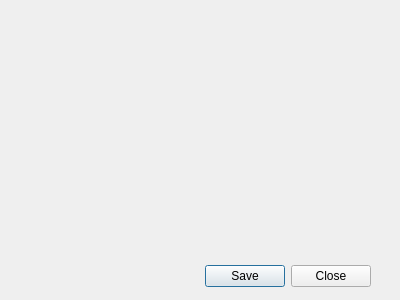
<?xml version="1.0" encoding="UTF-8"?>
<ui version="4.0">
 <class>DocumentPreview</class>
 <widget class="QDialog" name="DocumentPreview">
  <property name="geometry">
   <rect>
    <x>0</x>
    <y>0</y>
    <width>400</width>
    <height>300</height>
   </rect>
  </property>
  <property name="windowTitle">
   <string>Dialog</string>
  </property>
  <widget class="QDialogButtonBox" name="buttonBox">
   <property name="geometry">
    <rect>
     <x>30</x>
     <y>260</y>
     <width>341</width>
     <height>32</height>
    </rect>
   </property>
   <property name="orientation">
    <enum>Qt::Horizontal</enum>
   </property>
   <property name="standardButtons">
    <set>QDialogButtonBox::Close|QDialogButtonBox::Save</set>
   </property>
  </widget>
  <widget class="RenderingView" name="renderingView" native="true">
   <property name="geometry">
    <rect>
     <x>10</x>
     <y>10</y>
     <width>381</width>
     <height>231</height>
    </rect>
   </property>
   <property name="sizePolicy">
    <sizepolicy hsizetype="Expanding" vsizetype="Expanding">
     <horstretch>3</horstretch>
     <verstretch>0</verstretch>
    </sizepolicy>
   </property>
   <property name="minimumSize">
    <size>
     <width>200</width>
     <height>0</height>
    </size>
   </property>
   <property name="mouseTracking">
    <bool>true</bool>
   </property>
  </widget>
 </widget>
 <customwidgets>
  <customwidget>
   <class>RenderingView</class>
   <extends>QWidget</extends>
   <header>RenderingView.h</header>
  </customwidget>
 </customwidgets>
 <resources/>
 <connections>
  <connection>
   <sender>buttonBox</sender>
   <signal>accepted()</signal>
   <receiver>DocumentPreview</receiver>
   <slot>accept()</slot>
   <hints>
    <hint type="sourcelabel">
     <x>248</x>
     <y>254</y>
    </hint>
    <hint type="destinationlabel">
     <x>157</x>
     <y>274</y>
    </hint>
   </hints>
  </connection>
  <connection>
   <sender>buttonBox</sender>
   <signal>rejected()</signal>
   <receiver>DocumentPreview</receiver>
   <slot>reject()</slot>
   <hints>
    <hint type="sourcelabel">
     <x>316</x>
     <y>260</y>
    </hint>
    <hint type="destinationlabel">
     <x>286</x>
     <y>274</y>
    </hint>
   </hints>
  </connection>
 </connections>
</ui>
